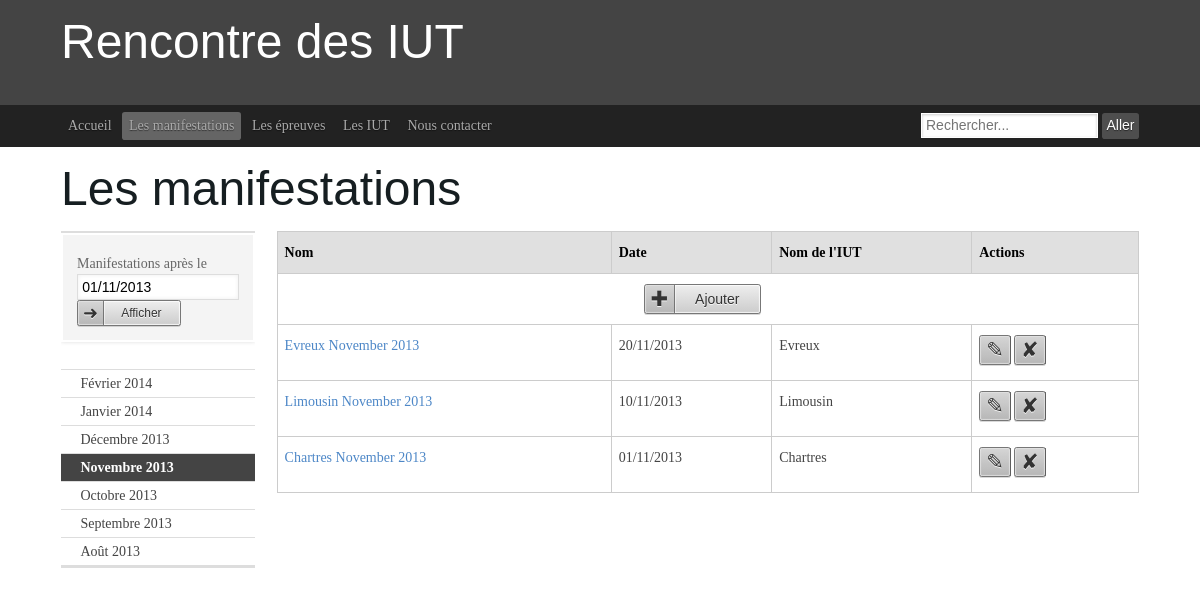
Screenshot of /manifs.php?date=01/11/2013&month=true with the database file from the repository.
### tables this page shows
create table manifestation (
numMan int(5) not null auto_increment,
nomMan varchar(80),
dateMan date,
noIut int(5) not null,
primary key (numMan),
foreign key (noIut) references iut(noIut) on update cascade on delete cascade
);

create table iut (
noIut int(5) not null auto_increment,
nomIut varchar(80),
adresse varchar(80),
nbEtudiants int(5),
primary key (noIut)
);

### include/queryUtil.php (called while the page is built, shortened)
<?php
function query($query) {
    $bdd = mysqli_connect('aquassaut.pwnz.org','proje','tbdd','projet');
    $result = mysqli_query($bdd, $query);
    $array_sultat = [];
    $compteur = 0;
    while($row = $result->fetch_row()) {
        $array_sultat[$compteur] = $row;
        $compteur += 1;
    }
    return $array_sultat;
}
?>

### view/manifsView.php (called while the page is built, shortened)
<?php
require_once "include/queryUtil.php";
function selectAllManifestationsInMonth($date) {
    $arrayDate = explode("-", $date);
    $m = $arrayDate[1];
    $y = $arrayDate[0];
    $q = 'select numMan, nomMan, date_format(dateMan, "%d/%m/%Y"), nomIut, m.noIut
          from manifestation as m
          inner join iut as i on m.noIut = i.noIut
          where month(dateMan) = '.$m.' and year(dateMan) = '.$y.'
          order by dateMan desc;';
    return query($q);
}
?>

### manifs.php (the view, shortened to what this page needs)
<?php
require_once "include/pageTemplate.php";
require_once "view/manifsView.php";
function surroundingMonths($date) {
    echo('
                    <aside class="ym-g18 ym-gl ym-vlist">
                        <ul>
    ');
    $monthToString = [
        "Janvier",
        "Février",
        "Mars",
        "Avril",
        "Mai",
        "Juin",
        "Juillet",
        "Août",
        "Septembre",
        "Octobre",
        "Novembre",
        "Décembre"
    ];
    $arrayDate = explode("/", $date);
    $month = $arrayDate[1] - 1;
    echo('
                            <form id="formDate"  onsubmit="return checkDate();">
                                <li>
                                    <div class="ym-form ym-full">
                                        <div class="ym-fbox">
                                            <label for="Date ">Manifestations après le</label>
                                            <input id="date" type="text" name="date" value="'.$date.'" placeholder="jj/mm/aaaa" />
                                            <button type="submit" class="ym-button ym-next ym-small" name="Afficher" onClick="checkDate();" >Afficher</button>
                                        </div>
                                    </div>
                                </li>
                            </form>
                            <li>
                                <span id="errorDate"></span>
                            </li>
    ');
    for ($i = 3; $i >= -3; $i -= 1) {
        $m = $month + $i;
        $y = $arrayDate[2];
        if ($m < 0) {
            $y -= 1;
            $m += 12;
        } elseif ($m > 11) {
            $y += 1;
            $m -= 12;
        } elseif($i === 0) {
            echo ('
                            <li class="active"><strong>'.$monthToString[$m].' '.$y.'</strong></li>
            ');
            continue;
        }
        echo ('
                            <li><a href="?date=01/'.($m + 1).'/'.$y.'&month=true">'.$monthToString[$m].' '.$y.'</a></li>
        ');
    }
    echo('
                        </ul>
                    </aside>
    ');
}
function printManifestations($date, $bymonth) {
    list($jj,$mm,$yy) = explode("/",$date);
    if($bymonth)
        $manifs = selectAllManifestationsInMonth($yy."-".$mm."-".$jj);
    else
        $manifs = selectAllManifestationsAfter($yy."-".$mm."-".$jj);
    echo('
                    <script src="include/scriptManifs.js"></script>
                    <article class="ym-g80 ym-gr ym-content">
                        <table class="bordertable">
                            <thead>
                                <tr>
                                    <th>Nom</th>
                                    <th>Date</th>
                                    <th>Nom de l\'IUT</th>
                                    <th>Actions</th>
                                </tr>
                            </thead>
                            <tbody>
                                <tr id="0">
                                    <td colspan="4">
                                        <center>
                                            <button class="ym-button ym-add" onclick="popForm(0,0);">Ajouter</button>
                                        </center>
                                    </td>
                                </tr>
    ');
    foreach($manifs as $manif) {
        echo('
                                <tr id="'.$manif[0].'">
                                    <td><a id="manif-nom-'.$manif[0].'" href="manifDetail.php?num='.$manif[0].'" >'.$manif[1].'</a></td>
                                    <td id="manif-date-'.$manif[0].'">'.$manif[2].'</td>
                                    <td id="manif-nomIUT-'.$manif[0].'">'.$manif[3].'</td>
                                    <td>
                                        <form id="form-manif-'.$manif[0].'" method="post" action="">
                                            <input type="hidden" name="action" value="delete">
                                            <input type="hidden" name="id" value="'.$manif[0].'">
                                        </form>
                                        <button class="ym-button ym-edit ym-ico-btn" onclick="popForm('.$manif[0].','.$manif[4].');"></button>
                                        <button class="ym-button ym-delete ym-ico-btn" onclick="document.getElementById(\'form-manif-'.$manif[0].'\').submit();"> </button>
                                    </td>
                                </tr>
        ');
    }
    echo('
                            </tbody>
                        </table>
                    </article>
                    <select id="iutList" style="display : none;">
    ');
    echo('
                    </select>
    ');
}
$date = date("d/m/Y");
$bymonth = false;
if (isset($_GET['date'])) {
    $date = $_GET['date'];
}
if (isset($_GET['month'])) {
    $bymonth = $_GET['month'];
}
surroundingMonths($date);
printManifestations($date, $bymonth);
?>

### rows the page displays
manifestation: nomMan "Evreux November 2013", manif "20/11/2013", noIut.nomIut "Evreux"
manifestation: nomMan "Limousin November 2013", manif "10/11/2013", noIut.nomIut "Limousin"
manifestation: nomMan "Chartres November 2013", manif "01/11/2013", noIut.nomIut "Chartres"

### other values shown
$page[1] "Accueil"
$page[1] "Les manifestations"
$page[1] "Les épreuves"
$page[1] "Les IUT"
$page[1] "Nous contacter"
$title "Les manifestations"
$monthToString[$m] "Février"
$y "2014"
$monthToString[$m] "Janvier"
$monthToString[$m] "Décembre"
$y "2013"
$monthToString[$m] "Novembre"
$monthToString[$m] "Octobre"
$monthToString[$m] "Septembre"
$monthToString[$m] "Août"
